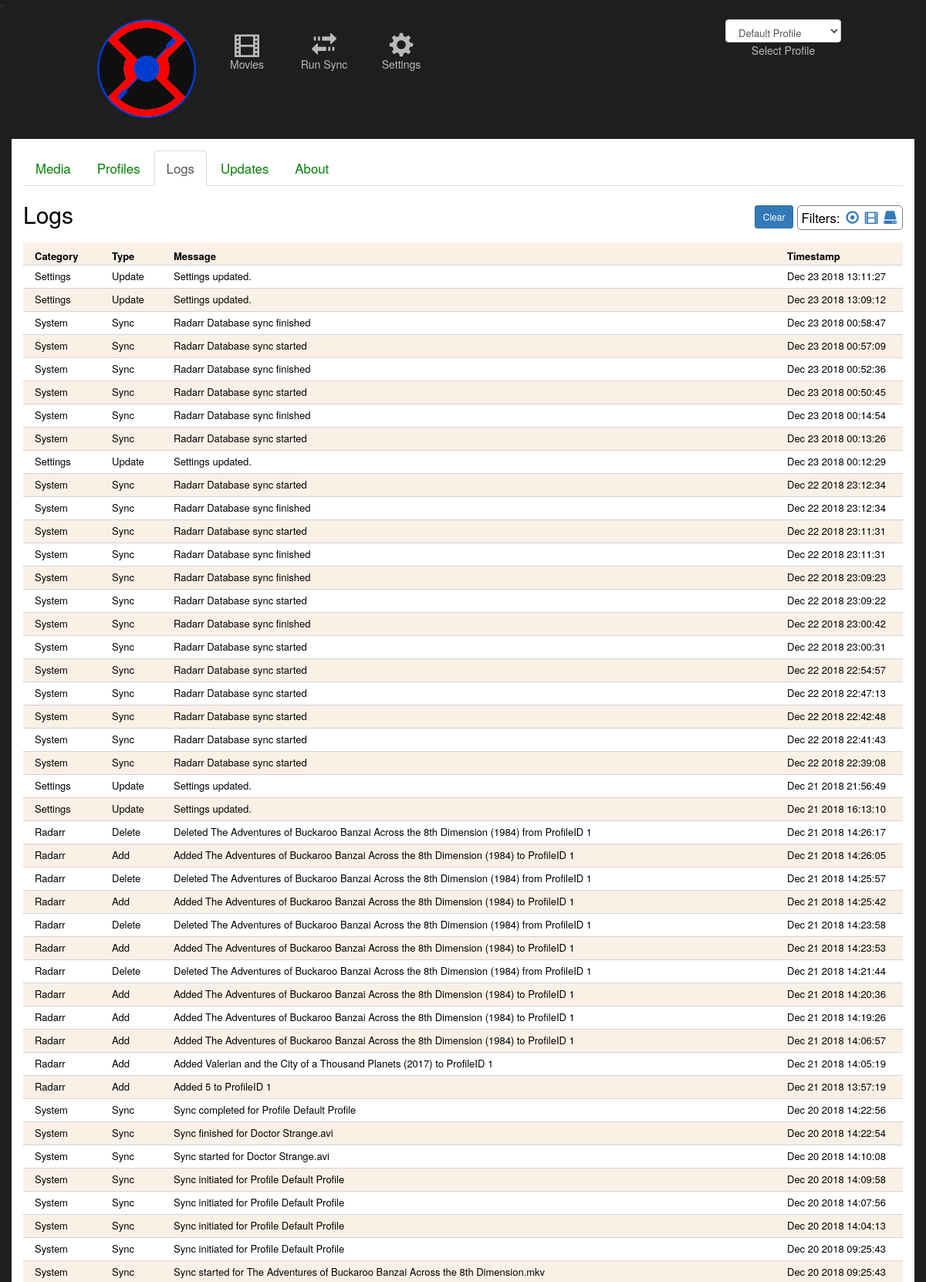
Page /jibarr/logs/ (upper part) on the committed database.
### jibarr/models/logs.py (models this page shows)
class Logs(models.Model):
    id = models.AutoField(auto_created=True, primary_key=True, serialize=False, verbose_name='ID')
    log_type = models.CharField(max_length=25)
    log_message = models.CharField(max_length=2000)
    log_datetime = models.CharField(max_length=200)
    log_category = models.CharField(max_length=25)
    objects = models.Manager()
    class Meta:
        db_table = 'Jibarr_logs'

### jibarr/views/logs.py (the view)
def logs(request):
    prof_id = 1
    try:
        prof_id = request.session["prof_id"]
    except KeyError:
        pass
    filterCriteria = "all"
    try:
        if(request.GET.get("filter")):
            if(request.GET.get("filter") == "Media"):
                filterCriteria = "Radarr"
            else:
                filterCriteria = request.GET.get("filter")
    except KeyError:
        pass
    system_settings = Settings.objects.all()[:1].get()
    prof_list = Profile.objects.all()
    if(filterCriteria=='all'):
        log_list = Logs.objects.all().order_by('-log_datetime')
    else:
        log_list = Logs.objects.all().order_by('-log_datetime').filter(log_category = filterCriteria)
    context = {
        'system_settings': system_settings,
        'log_list': log_list,
        'prof_list': prof_list,
        'prof_id': prof_id
    }
    template = loader.get_template("jibarr/logs.html")
    return HttpResponse(template.render(context, request))

### jibarr/templates/jibarr/logs.html (shortened to what this page needs)
{% extends "./base.html" %}
{% load static %}
{% block content %}
<div class='CONTAINER' style="font-size:larger;padding-bottom:20px;">
    <ul class="nav nav-tabs" style="margin-top:10px;">
        <li><a href="/jibarr/settings">Media</a></li>
        <li><a href="/jibarr/profiles">Profiles</a></li>
        <li class="active"><a href="/jibarr/logs">Logs</a></li>
        <li><a href="/jibarr/updates">Updates</a></li>
        <li><a href="/jibarr/about">About</a></li>
    </ul>
    <div style="padding-bottom:10px;">
        <div style="float:right;">
            <div id="divFilters" style="margin-top:5px;float:right;border-radius:5px;border:1px solid grey;padding:3px 4px 3px 4px;">
                Filters:
                <a href="?filter=all"><i style="padding-left:3px;padding-right:3px;cursor:pointer;" class='glyphicon glyphicon-record' title='Show All' ></i></a>
                <a href="?filter=Media"><i style="padding-right:3px;cursor:pointer;" class='glyphicon glyphicon-film' title='Show Media Only'></i></a>
                <a href="?filter=System"><i style="padding-right:3px;cursor:pointer;" class='glyphicon glyphicon-hdd' title='Show System Only'></i></a>
            </div>
            <div style="float:right;padding:5px;">
                <button type="button" class="btn btn-primary btn-sm" onclick="clearLogs();">Clear</button>
            </div>
        </div>
        <h2>Logs </h2>
    </div>
    <div class="divRow" style="font-size:small;font-weight:bold;padding-left:15px;padding-top:9px;">
        <div style="float:left;width:100px;">Category</div>
        <div style="float:left;width:80px;">Type</div>
        <div style="float:left;">Message</div>
        <div style="float:right;width:150px;">Timestamp</div>
    </div>
    {% for var in log_list %}
    <div class="divRow" style="font-size:small;padding-left:15px;padding-top:5px;">
        <div style="float:left;width:100px;">{{ var.log_category }}</div>
        <div style="float:left;width:80px;">{{ var.log_type }}</div>
        <div style="float:left;">{{ var.log_message }}</div>
        <div style="float:right;width:150px;">{{ var.log_datetime }}</div>
    </div>
    {% endfor %}
</div>
{% endblock content %}

### jibarr/static/jibarr/styles.css (style rules this page uses)
li a { color: green; }
.CONTAINER { background-color:white;color:black;padding:5px;min-height:400px; }
.divRow { height:30px;border-bottom:1px solid lightgrey; }
.divRow:nth-of-type(even) { background-color:linen; }

### rows in the picture
Logs: log_category "Settings", log_type "Update", log_message "Settings updated.", log_datetime "Dec 23 2018 13:11:27"
Logs: log_category "Settings", log_type "Update", log_message "Settings updated.", log_datetime "Dec 23 2018 13:09:12"
Logs: log_category "System", log_type "Sync", log_message "Radarr Database sync finished", log_datetime "Dec 23 2018 00:58:47"
Logs: log_category "System", log_type "Sync", log_message "Radarr Database sync started", log_datetime "Dec 23 2018 00:57:09"
Logs: log_category "System", log_type "Sync", log_message "Radarr Database sync finished", log_datetime "Dec 23 2018 00:52:36"
Logs: log_category "System", log_type "Sync", log_message "Radarr Database sync started", log_datetime "Dec 23 2018 00:50:45"
Logs: log_category "System", log_type "Sync", log_message "Radarr Database sync finished", log_datetime "Dec 23 2018 00:14:54"
Logs: log_category "System", log_type "Sync", log_message "Radarr Database sync started", log_datetime "Dec 23 2018 00:13:26"
Logs: log_category "Settings", log_type "Update", log_message "Settings updated.", log_datetime "Dec 23 2018 00:12:29"
Logs: log_category "System", log_type "Sync", log_message "Radarr Database sync started", log_datetime "Dec 22 2018 23:12:34"
Logs: log_category "System", log_type "Sync", log_message "Radarr Database sync finished", log_datetime "Dec 22 2018 23:12:34"
Logs: log_category "System", log_type "Sync", log_message "Radarr Database sync started", log_datetime "Dec 22 2018 23:11:31"
Logs: log_category "System", log_type "Sync", log_message "Radarr Database sync finished", log_datetime "Dec 22 2018 23:11:31"
Logs: log_category "System", log_type "Sync", log_message "Radarr Database sync finished", log_datetime "Dec 22 2018 23:09:23"
Logs: log_category "System", log_type "Sync", log_message "Radarr Database sync started", log_datetime "Dec 22 2018 23:09:22"
Logs: log_category "System", log_type "Sync", log_message "Radarr Database sync finished", log_datetime "Dec 22 2018 23:00:42"
Logs: log_category "System", log_type "Sync", log_message "Radarr Database sync started", log_datetime "Dec 22 2018 23:00:31"
Logs: log_category "System", log_type "Sync", log_message "Radarr Database sync started", log_datetime "Dec 22 2018 22:54:57"
Logs: log_category "System", log_type "Sync", log_message "Radarr Database sync started", log_datetime "Dec 22 2018 22:47:13"
Logs: log_category "System", log_type "Sync", log_message "Radarr Database sync started", log_datetime "Dec 22 2018 22:42:48"
Logs: log_category "System", log_type "Sync", log_message "Radarr Database sync started", log_datetime "Dec 22 2018 22:41:43"
Logs: log_category "System", log_type "Sync", log_message "Radarr Database sync started", log_datetime "Dec 22 2018 22:39:08"
Logs: log_category "Settings", log_type "Update", log_message "Settings updated.", log_datetime "Dec 21 2018 21:56:49"
Logs: log_category "Settings", log_type "Update", log_message "Settings updated.", log_datetime "Dec 21 2018 16:13:10"
Logs: log_category "Radarr", log_type "Delete", log_message "Deleted The Adventures of Buckaroo Banzai Across the 8th Dimension (1984) from ProfileID 1", log_datetime "Dec 21 2018 14:26:17"
Logs: log_category "Radarr", log_type "Add", log_message "Added The Adventures of Buckaroo Banzai Across the 8th Dimension (1984) to ProfileID 1", log_datetime "Dec 21 2018 14:26:05"
Logs: log_category "Radarr", log_type "Delete", log_message "Deleted The Adventures of Buckaroo Banzai Across the 8th Dimension (1984) from ProfileID 1", log_datetime "Dec 21 2018 14:25:57"
Logs: log_category "Radarr", log_type "Add", log_message "Added The Adventures of Buckaroo Banzai Across the 8th Dimension (1984) to ProfileID 1", log_datetime "Dec 21 2018 14:25:42"
Logs: log_category "Radarr", log_type "Delete", log_message "Deleted The Adventures of Buckaroo Banzai Across the 8th Dimension (1984) from ProfileID 1", log_datetime "Dec 21 2018 14:23:58"
Logs: log_category "Radarr", log_type "Add", log_message "Added The Adventures of Buckaroo Banzai Across the 8th Dimension (1984) to ProfileID 1", log_datetime "Dec 21 2018 14:23:53"
Logs: log_category "Radarr", log_type "Delete", log_message "Deleted The Adventures of Buckaroo Banzai Across the 8th Dimension (1984) from ProfileID 1", log_datetime "Dec 21 2018 14:21:44"
Logs: log_category "Radarr", log_type "Add", log_message "Added The Adventures of Buckaroo Banzai Across the 8th Dimension (1984) to ProfileID 1", log_datetime "Dec 21 2018 14:20:36"
Logs: log_category "Radarr", log_type "Add", log_message "Added The Adventures of Buckaroo Banzai Across the 8th Dimension (1984) to ProfileID 1", log_datetime "Dec 21 2018 14:19:26"
Logs: log_category "Radarr", log_type "Add", log_message "Added The Adventures of Buckaroo Banzai Across the 8th Dimension (1984) to ProfileID 1", log_datetime "Dec 21 2018 14:06:57"
Logs: log_category "Radarr", log_type "Add", log_message "Added Valerian and the City of a Thousand Planets (2017) to ProfileID 1", log_datetime "Dec 21 2018 14:05:19"
Logs: log_category "Radarr", log_type "Add", log_message "Added 5 to ProfileID 1", log_datetime "Dec 21 2018 13:57:19"
Logs: log_category "System", log_type "Sync", log_message "Sync completed for Profile Default Profile", log_datetime "Dec 20 2018 14:22:56"
Logs: log_category "System", log_type "Sync", log_message "Sync finished for Doctor Strange.avi", log_datetime "Dec 20 2018 14:22:54"
Logs: log_category "System", log_type "Sync", log_message "Sync started for Doctor Strange.avi", log_datetime "Dec 20 2018 14:10:08"
Logs: log_category "System", log_type "Sync", log_message "Sync initiated for Profile Default Profile", log_datetime "Dec 20 2018 14:09:58"
Logs: log_category "System", log_type "Sync", log_message "Sync initiated for Profile Default Profile", log_datetime "Dec 20 2018 14:07:56"
Logs: log_category "System", log_type "Sync", log_message "Sync initiated for Profile Default Profile", log_datetime "Dec 20 2018 14:04:13"
Logs: log_category "System", log_type "Sync", log_message "Sync initiated for Profile Default Profile", log_datetime "Dec 20 2018 09:25:43"
Logs: log_category "System", log_type "Sync", log_message "Sync started for The Adventures of Buckaroo Banzai Across the 8th Dimension.mkv", log_datetime "Dec 20 2018 09:25:43"

### other values in the picture
form field value "Default Profile"
